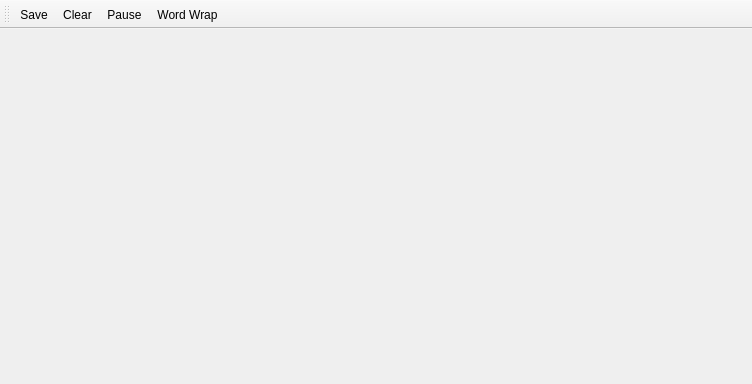
<?xml version="1.0" encoding="UTF-8"?>
<ui version="4.0">
 <class>ConsoleWindow</class>
 <widget class="QMainWindow" name="ConsoleWindow">
  <property name="geometry">
   <rect>
    <x>0</x>
    <y>0</y>
    <width>752</width>
    <height>384</height>
   </rect>
  </property>
  <property name="windowTitle">
   <string>Console</string>
  </property>
  <widget class="QWidget" name="centralwidget">
   <layout class="QHBoxLayout" name="horizontalLayout">
    <property name="spacing">
     <number>0</number>
    </property>
    <property name="leftMargin">
     <number>0</number>
    </property>
    <property name="topMargin">
     <number>0</number>
    </property>
    <property name="rightMargin">
     <number>0</number>
    </property>
    <property name="bottomMargin">
     <number>0</number>
    </property>
    <item>
     <widget class="TerminalWidget" name="terminal" native="true"/>
    </item>
   </layout>
  </widget>
  <widget class="QToolBar" name="toolBar">
   <property name="windowTitle">
    <string>toolBar</string>
   </property>
   <attribute name="toolBarArea">
    <enum>TopToolBarArea</enum>
   </attribute>
   <attribute name="toolBarBreak">
    <bool>false</bool>
   </attribute>
   <addaction name="actionSave"/>
   <addaction name="actionClear"/>
   <addaction name="actionPause"/>
   <addaction name="actionWrap"/>
  </widget>
  <action name="actionSave">
   <property name="icon">
    <iconset resource="../resources.qrc">
     <normaloff>:/new/prefix1/Images/save.png</normaloff>:/new/prefix1/Images/save.png</iconset>
   </property>
   <property name="text">
    <string>&amp;Save</string>
   </property>
  </action>
  <action name="actionClear">
   <property name="icon">
    <iconset resource="../resources.qrc">
     <normaloff>:/new/prefix1/Images/clear.png</normaloff>:/new/prefix1/Images/clear.png</iconset>
   </property>
   <property name="text">
    <string>&amp;Clear</string>
   </property>
  </action>
  <action name="actionWrap">
   <property name="checkable">
    <bool>true</bool>
   </property>
   <property name="icon">
    <iconset resource="../resources.qrc">
     <normaloff>:/new/prefix1/Images/wordwrap.png</normaloff>:/new/prefix1/Images/wordwrap.png</iconset>
   </property>
   <property name="text">
    <string>&amp;Word Wrap</string>
   </property>
  </action>
  <action name="actionPause">
   <property name="checkable">
    <bool>true</bool>
   </property>
   <property name="icon">
    <iconset resource="../resources.qrc">
     <normaloff>:/new/prefix1/Images/pause.png</normaloff>:/new/prefix1/Images/pause.png</iconset>
   </property>
   <property name="text">
    <string>&amp;Pause</string>
   </property>
   <property name="toolTip">
    <string>Pause</string>
   </property>
  </action>
 </widget>
 <customwidgets>
  <customwidget>
   <class>TerminalWidget</class>
   <extends>QWidget</extends>
   <header>TerminalWidget.h</header>
   <container>1</container>
  </customwidget>
 </customwidgets>
 <resources>
  <include location="../resources.qrc"/>
 </resources>
 <connections/>
</ui>
